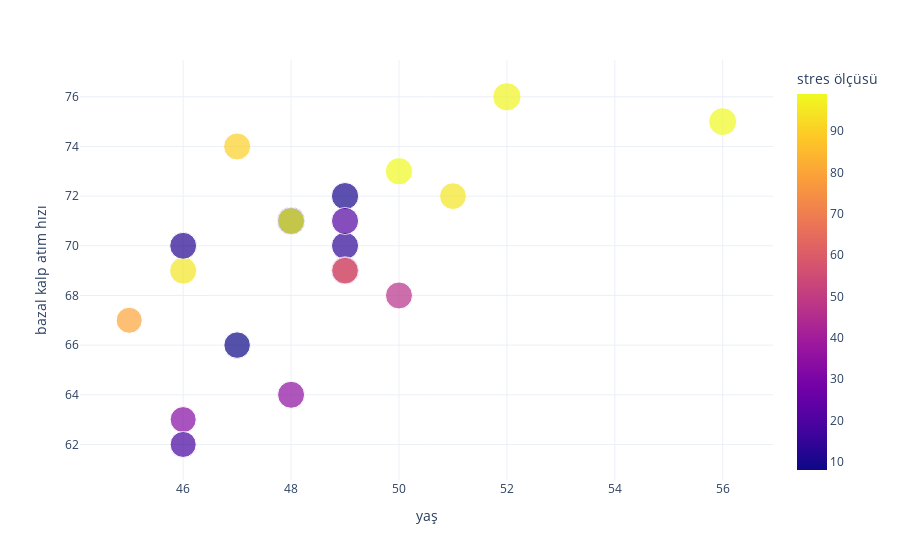

The notebook cell this image was saved under:
### Code cell
gdp=df["ortalama ateryel kan basıncı"]*100000
df["gdp"]=gdp
df
fig2 = px.scatter(df,
                  x = 'yaş',                  y = "bazal kalp atım hızı",


                  size = "gdp",
                  template = "plotly_white",
                  color = "stres ölçüsü",
                  hover_name = "stres ölçüsü",
                  )
fig2.show();

### Figure 1 — Plotly figure (JSON) as saved in the notebook; plotly's stock layout.template omitted (floating-point values rounded to 4 significant figures)
{"data": [{"hovertemplate": "<b>%{hovertext}</b><br><br>yaş=%{x}<br>bazal kalp atım hızı=%{y}<br>gdp=%{marker.size}<br>stres ölçüsü=%{marker.color}<extra></extra>", "hovertext": [33, 14, 10, 99, 95, 10, 42, 8, 62, 35, 90, 21, 47, 80, 98, 95, 18, 12, 99, 99], "legendgroup": "", "marker": {"color": [33, 14, 10, 99, 95, 10, 42, 8, 62, 35, 90, 21, 47, 80, 98, 95, 18, 12, 99, 99], "coloraxis": "coloraxis", "size": [10600000, 11500000, 11600000, 11700000, 11200000, 12100000, 12100000, 11000000, 11000000, 11400000, 11400000, 11500000, 11400000, 10600000, 12500000, 11400000, 10600000, 11300000, 11000000, 12200000], "sizemode": "area", "sizeref": 31250, "symbol": "circle"}, "mode": "markers", "name": "", "orientation": "v", "showlegend": false, "type": "scatter", "x": [46, 49, 49, 50, 51, 48, 49, 47, 49, 48, 47, 49, 50, 45, 52, 46, 46, 46, 48, 56], "xaxis": "x", "y": [63, 70, 72, 73, 72, 71, 69, 66, 69, 64, 74, 71, 68, 67, 76, 69, 62, 70, 71, 75], "yaxis": "y"}], "layout": {"coloraxis": {"colorbar": {"title": {"text": "stres ölçüsü"}}, "colorscale": [[0, "#0d0887"], [0.1111, "#46039f"], [0.2222, "#7201a8"], [0.3333, "#9c179e"], [0.4444, "#bd3786"], [0.5556, "#d8576b"], [0.6667, "#ed7953"], [0.7778, "#fb9f3a"], [0.8889, "#fdca26"], [1, "#f0f921"]]}, "legend": {"itemsizing": "constant", "tracegroupgap": 0}, "margin": {"t": 60}, "xaxis": {"anchor": "y", "domain": [0, 1], "title": {"text": "yaş"}}, "yaxis": {"anchor": "x", "domain": [0, 1], "title": {"text": "bazal kalp atım hızı"}}}}
